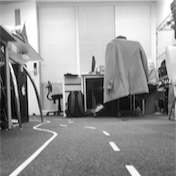
#> input picture lane_detection/test1.jpg, 176 x 176 px
$ python lane.py
#> lines starting #> are read from the running program, lines starting #| are printed output that depends on the picture; after the words box and inside, x2 and y2 are one past the last pixel; in counts of white or black regions, pixels touching at a corner belong together
import cv2
import matplotlib.pyplot as plt
import numpy as np
from scipy.signal import find_peaks_cwt

def canny(image):
    gray = cv2.cvtColor(image, cv2.COLOR_RGB2GRAY)
    blur = cv2.GaussianBlur(gray, (5, 5), 0)
    canny = cv2.Canny(blur, 50, 100)
    return canny

def region_of_interest(image):
    height = image.shape[0]
    width = image.shape[1]

    polygons = np.array([
        [(0, height), (width, height), (int(width/2), int(height*3/5))]
    ])
    mask = np.zeros_like(image)
    cv2.fillPoly(mask, polygons, 255)

    masked_image = cv2.bitwise_and(image, mask)
    return masked_image

def display_lines(image, lines):
    line_image = np.zeros_like(image)

    # draw lines
    if lines is not None:
        for line in lines:
            if line is not None:
                x1, y1, x2, y2 = line.reshape(4)
                cv2.line(line_image, (x1, y1), (x2, y2), (0, 0, 255), 3)

    return line_image

def average_slope_intercept(image, lines):
    left_fit = []
    right_fit = []

    width = image.shape[1]

    if lines is not None:
        for line in lines:
            x1, y1, x2, y2 = line.reshape(4)
            parameters = np.polyfit((x1, x2), (y1, y2), 1)
            slope = parameters[0]
            intercept = parameters[1]
            if abs(slope) > 3/10:
                if slope < 0:
                    left_fit.append((slope, intercept))
                else:
                    right_fit.append((slope, intercept))

        left_fit_average = np.average(left_fit, axis=0)
        right_fit_average = np.average(right_fit, axis=0)
        left_line = make_coordinates(image, left_fit_average)
        right_line = make_coordinates(image, right_fit_average)

        return np.array([left_line, right_line])

    else:
        return np.array([None, None])


def make_coordinates(image, line_parameters):
    try:
        _ = iter(line_parameters)

        slope, intercept = line_parameters
        y1 = image.shape[0]
        y2 = int(y1*(4/5))
        x1 = int((y1 - intercept)/slope)
        x2 = int((y2 - intercept)/slope)
        return np.array([x1, y1, x2, y2])
    except TypeError as e:
        return None

# [21 lines left out: function warp, not called in this run]

#binary image
def color_mask(color_space,low,high):
    mask = cv2.inRange(color_space, low, high)
    return mask

# apply color to the binary image
# [139 lines left out: functions apply_color_mask, detect_lines, moving_average, initial_mask, polyfit, slope, not called in this run]


def simple_lane(image_name):
#> called with image_name = 'test1.jpg'
    image = cv2.imread(image_name)
#> image is the input picture: shape (176, 176, 3); min 0, max 255, mean 149.3
    lane_image = np.copy(image)
    canny_image = canny(lane_image)
#> in canny, `blur = cv2.GaussianBlur(gray, (5, 5), 0)`:
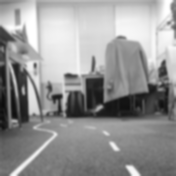
#> blur: shape (176, 176); min 13, max 255, mean 149.3
#> in canny, `canny = cv2.Canny(blur, 50, 100)`:
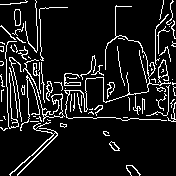
#> canny: shape (176, 176); 10.4% white in thin lines or dots
    cropped_image = region_of_interest(canny_image)
#> in region_of_interest, `cv2.fillPoly(mask, polygons, 255)`:
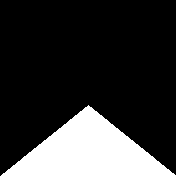
#> mask: shape (176, 176); 20.2% white; 1 white region, box (x1, y1, x2, y2) and area: (1, 105, 176, 176) 6265
#> in region_of_interest, `masked_image = cv2.bitwise_and(image, mask)`:
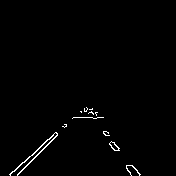
#> masked_image: shape (176, 176); 1.1% white in thin lines or dots, all inside (x1, y1, x2, y2) = (9, 107, 141, 176)
    lines = cv2.HoughLinesP(cropped_image, 2, np.pi/180, 20, np.array([]), minLineLength=3, maxLineGap=2)
#> lines = 18 rows, first 6: [17, 175, 57, 135], [49, 139, 56, 133], [24, 162, 47, 140], [113, 142, 118, 148], [91, 109, 93, 113], [110, 144, 114, 150]
    averaged_lines = average_slope_intercept(lane_image, lines)
#> the loop in average_slope_intercept, `for line in lines:` made 18 passes
#> (x1, y1, x2, y2, slope, intercept) on passes 1 to 12: (17, 175, 57, 135, -1, 192), (49, 139, 56, 133, -0.857, 181), (24, 162, 47, 140, -0.957, 185), (113, 142, 118, 148, 1.2, 6.4), (91, 109, 93, 113, 2, -73), (110, 144, 114, 150, 1.5, -21), (33, 153, 55, 132, -0.955, 184.5), (89, 109, 93, 114, 1.25, -2.25), (84, 108, 88, 113, 1.25, 3), (26, 165, 54, 137, -1, 191), (131, 165, 140, 174, 1, 34), (95, 113, 97, 117, 2, -77)
#> after the loop in average_slope_intercept, `for line in lines:`: left_fit = [(-1, 192), (-0.857, 181), (-0.957, 185), (-0.955, 184.5), (-1, 191), (-1, 184)]; right_fit = [(1.2, 6.4), (2, -73), (1.5, -21), (1.25, -2.25), (1.25, 3), (1, 34), (2, -77), (1.67, -46.33), (1.8, -60.8), (1.67, -36.33), (1.2, 5.2)]
#> in average_slope_intercept, `left_fit_average = np.average(left_fit, axis=0)`: left_fit_average = [-0.961, 186.2]
#> in average_slope_intercept, `right_fit_average = np.average(right_fit, axis=0)`: right_fit_average = [1.5, -24.37]
#> in make_coordinates, `slope, intercept = line_parameters`: slope = -0.961; intercept = 186.2
#> in make_coordinates, `x1 = int((y1 - intercept)/slope)`: x1 = 10
#> in make_coordinates, `x2 = int((y2 - intercept)/slope)`: x2 = 48
#> in average_slope_intercept, `left_line = make_coordinates(image, left_fit_average)`: left_line = [10, 176, 48, 140]
#> in average_slope_intercept, `right_line = make_coordinates(image, right_fit_average)`: right_line = [133, 176, 109, 140]
#> averaged_lines = [[10, 176, 48, 140], [133, 176, 109, 140]]
    line_image = display_lines(lane_image, averaged_lines)
#> the loop in display_lines, `for line in lines:` made 2 passes
    combo_image = cv2.addWeighted(lane_image, 0.8, line_image, 1.0, 1.0)
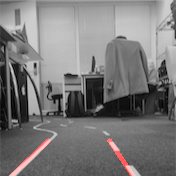
#> combo_image: shape (176, 176, 3); mean B, G, R 120.5, 120.5, 121.9
    cv2.imshow('result', combo_image)
    cv2.waitKey(0)
    # plt.imshow(combo_image)
    # plt.show()

# [27 lines left out: function advanced_lane, not called in this run]

    # [9 lines of commented-out code are left out]

if __name__ == '__main__':
    simple_lane('test1.jpg')
    # advanced_lane('test1.jpg')

$ run again, with lane_detection/test2.jpg copied over lane_detection/test1.jpg
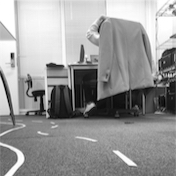
#> input picture lane_detection/test2.jpg, 176 x 176 px
#> in simple_lane, image is the input picture: shape (176, 176, 3); min 0, max 255, mean 151.3
#> in canny, `canny = cv2.Canny(blur, 50, 100)`:
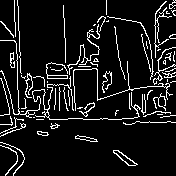
#> canny: shape (176, 176); 9.7% white in thin lines or dots
#> mask: shape (176, 176); 20.2% white; 1 white region, box (x1, y1, x2, y2) and area: (1, 105, 176, 176) 6265
#> masked_image: shape (176, 176); 0.77% white in thin lines or dots, all inside (x1, y1, x2, y2) = (5, 107, 138, 176)
#> lines = 17 rows, first 6: [126, 157, 132, 160], [92, 138, 97, 141], [84, 139, 90, 141], [83, 114, 91, 107], [134, 163, 137, 164], [82, 136, 86, 137]
#> the loop in average_slope_intercept, `for line in lines:` made 17 passes
#> (x1, y1, x2, y2, slope, intercept) on passes 1 to 8: (126, 157, 132, 160, 0.5, 94), (92, 138, 97, 141, 0.6, 82.8), (84, 139, 90, 141, 0.333, 111), (83, 114, 91, 107, -0.875, 186.6), (134, 163, 137, 164, 0.333, 118.3), (82, 136, 86, 137, 0.25, 115.5), (125, 161, 129, 165, 1, 36), (120, 157, 124, 161, 1, 37)
#> after the loop in average_slope_intercept, `for line in lines:`: left_fit = [(-0.875, 186.6), (-1, 180), (-0.833, 176.7), (-1.67, 198), (-0.857, 182.9)]; right_fit = [(0.5, 94), (0.6, 82.8), (0.333, 111), (0.333, 118.3), (1, 36), (1, 37), (0.667, 76.67), (0.333, 107.7), (0.733, 63.73)]
#> left_fit_average = [-1.05, 184.8]
#> right_fit_average = [0.611, 80.8]
#> in make_coordinates, `slope, intercept = line_parameters`: slope = -1.05; intercept = 184.8
#> in make_coordinates, `x1 = int((y1 - intercept)/slope)`: x1 = 8
#> in make_coordinates, `x2 = int((y2 - intercept)/slope)`: x2 = 42
#> left_line = [8, 176, 42, 140]
#> right_line = [155, 176, 96, 140]
#> averaged_lines = [[8, 176, 42, 140], [155, 176, 96, 140]]
#> the loop in display_lines, `for line in lines:` made 2 passes
#> in simple_lane, `combo_image = cv2.addWeighted(lane_image, 0.8, line_image, 1.0, 1.0)`:
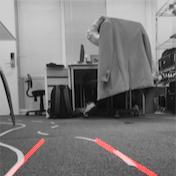
#> combo_image: shape (176, 176, 3); mean B, G, R 122, 122, 124.2
